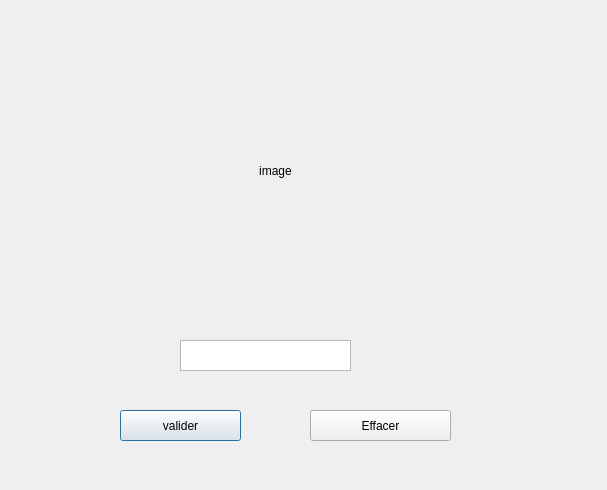
<?xml version="1.0" encoding="UTF-8"?>
<ui version="4.0">
 <class>Dialog</class>
 <widget class="QDialog" name="Dialog">
  <property name="geometry">
   <rect>
    <x>0</x>
    <y>0</y>
    <width>607</width>
    <height>490</height>
   </rect>
  </property>
  <property name="windowTitle">
   <string>Dialog</string>
  </property>
  <widget class="QLabel" name="label">
   <property name="geometry">
    <rect>
     <x>30</x>
     <y>30</y>
     <width>491</width>
     <height>281</height>
    </rect>
   </property>
   <property name="text">
    <string>image</string>
   </property>
   <property name="alignment">
    <set>Qt::AlignCenter</set>
   </property>
  </widget>
  <widget class="QPushButton" name="pushButton">
   <property name="geometry">
    <rect>
     <x>120</x>
     <y>410</y>
     <width>121</width>
     <height>31</height>
    </rect>
   </property>
   <property name="text">
    <string>valider</string>
   </property>
  </widget>
  <widget class="QPushButton" name="pushButton_2">
   <property name="geometry">
    <rect>
     <x>310</x>
     <y>410</y>
     <width>141</width>
     <height>31</height>
    </rect>
   </property>
   <property name="text">
    <string>Effacer</string>
   </property>
  </widget>
  <widget class="QTextEdit" name="textEdit">
   <property name="geometry">
    <rect>
     <x>180</x>
     <y>340</y>
     <width>171</width>
     <height>31</height>
    </rect>
   </property>
  </widget>
 </widget>
 <resources/>
 <connections/>
</ui>
